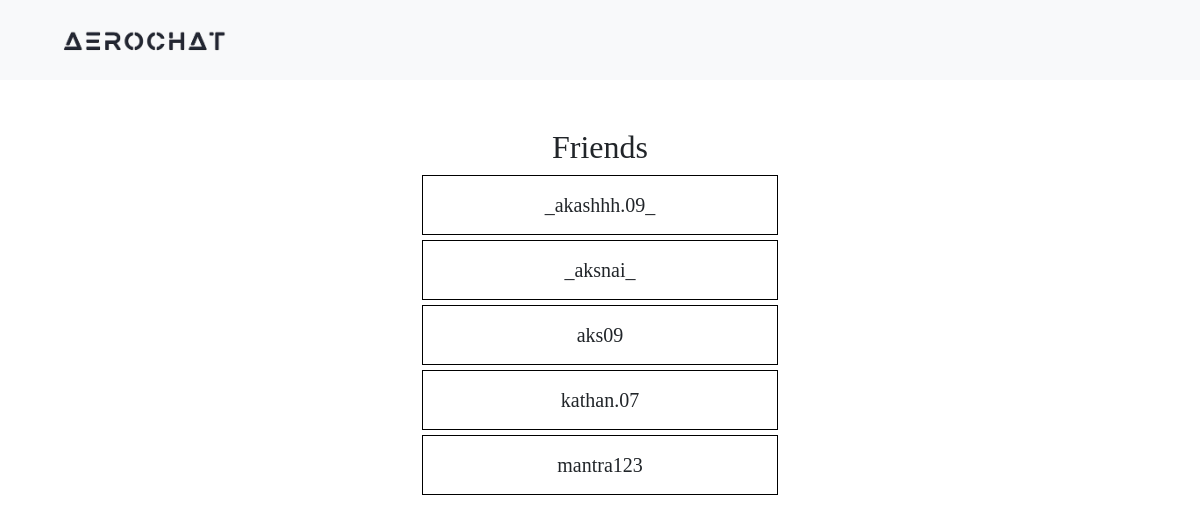
Screenshot of /friends/ (signed in) with the database file from the repository.
### AeroApp/models.py (models this page shows)
class User(AbstractUser):
    full_name = models.CharField(max_length=50)
    otp = models.CharField(max_length=10, blank=True, null=True)
    Bio = models.CharField(max_length=300, null=True)

### AeroApp/views.py (the view)
# urls.py: path('friends/', views.ShowFriend, name='friendsList'),
@login_required
def ShowFriend(request):
    FriendShips = Friendship.objects.filter(user1=request.user)
    Friends = [i.user2 for i in FriendShips]
    return render(request, 'showfriend.html' , {'Friends': Friends})

### AeroApp/templates/showfriend.html (shortened to what this page needs)
<!DOCTYPE html>
<html lang="en">
{% load static %}
<head>
  <link href="https://cdn.jsdelivr.net/npm/bootstrap@5.3.0-alpha1/dist/css/bootstrap.min.css" rel="stylesheet">
</head>
<body>
<nav class="navbar navbar-expand-lg navbar-light">
    <div class="container">
        <a class="navbar-brand" href="{% url 'home' %}">
            <img src="{% static 'logo.png' %}" alt="logo of AeroChat" class="logo-img">
        </a>
    </div>
</nav>
<div class="container mt-5">
  <div class="row justify-content-center">
      <div class="col-md-4">
          <div class="logo-container">
              <h2>Friends</h2>
          </div>
          {% for friend in Friends %}
            <div class="friend-box">{{ friend.username }}</div>
          {% endfor %}
      </div>
  </div>
</div>
</body>
</html>

### AeroApp/templates/showfriend.html (style rules this page uses)
body { font-family: "Ubuntu"; }
.logo-container { text-align: center; }
.logo-img { max-width: 300px; }
.navbar { background-color: #f8f9fa; padding: 5px 15px; margin: 0px; }
.navbar-brand { font-size: 20px; color: #212529; }
.logo-img { width: 100%; max-width: 200px; }
.friend-box { border: 1px solid #000000; border-radius: 0px; padding: 14px; margin-bottom: 5px; display: flex; justify-content: center; align-items: center; font-size: 20px; font-weight: 2px bold; }

### rows the page displays
User: username "_akashhh.09_"
User: username "_aksnai_"
User: username "aks09"
User: username "kathan.07"
User: username "mantra123"
